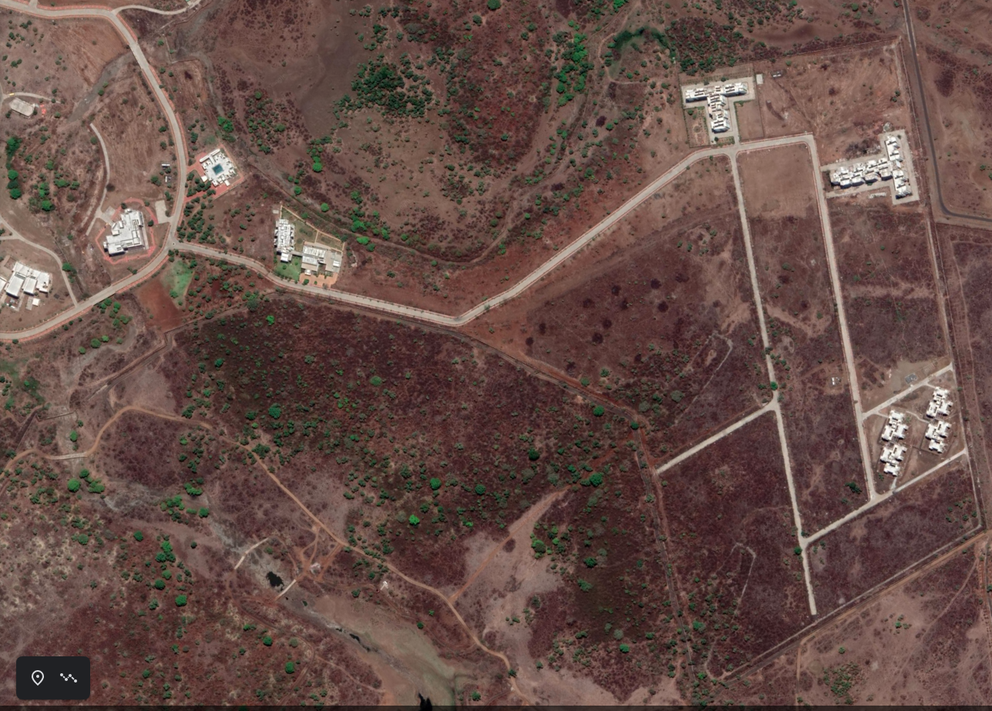
#> input picture images/original2.png, 992 x 711 px, shrunk from 1287 x 923 before the run
$ python all.py
#> lines starting #> are read from the running program, lines starting #| are printed output that depends on the picture
import cv2 as cv
import matplotlib.pyplot as plt

imgpath = "./images/original2.png"
img = cv.imread(imgpath, 1)
#> img is the input picture: shape (711, 992, 3); mean B, G, R 70.9, 77.2, 101.1
cv.imshow('Original Image', img)

#gaussain filter
temp = img
for i in range(2):
    gaussian3 = temp
    gaussian3 = cv.GaussianBlur(gaussian3, (3, 3), 0)
    gaussian3 = cv.addWeighted(temp, 2, gaussian3, -1, 0)
    temp = gaussian3
cv.imshow('gaussian', gaussian3)

# [7 lines of commented-out code are left out]
edges = cv.Canny(gaussian3,100,200)
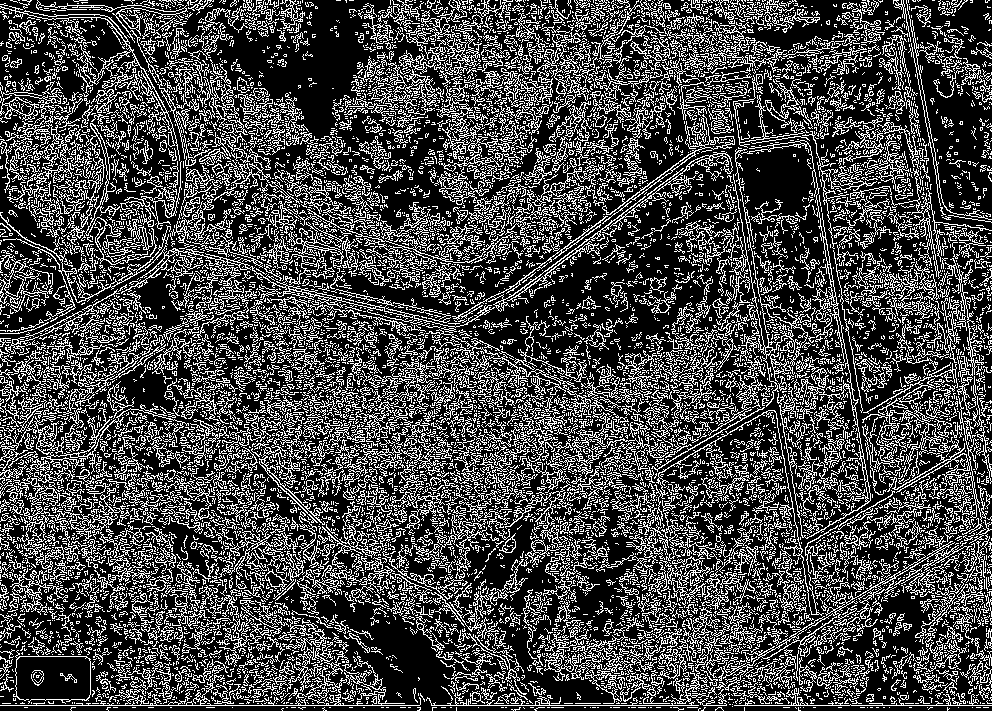
#> edges: shape (711, 992); 28.2% white in thin lines or dots
cv.imshow('edges', edges)


#saving the image
cv.imwrite('Canny.png',edges)

# [6 lines of commented-out code are left out]

cv.waitKey(0)
cv.destroyAllWindows()

$ run again, with images/original4.png copied over images/original2.png
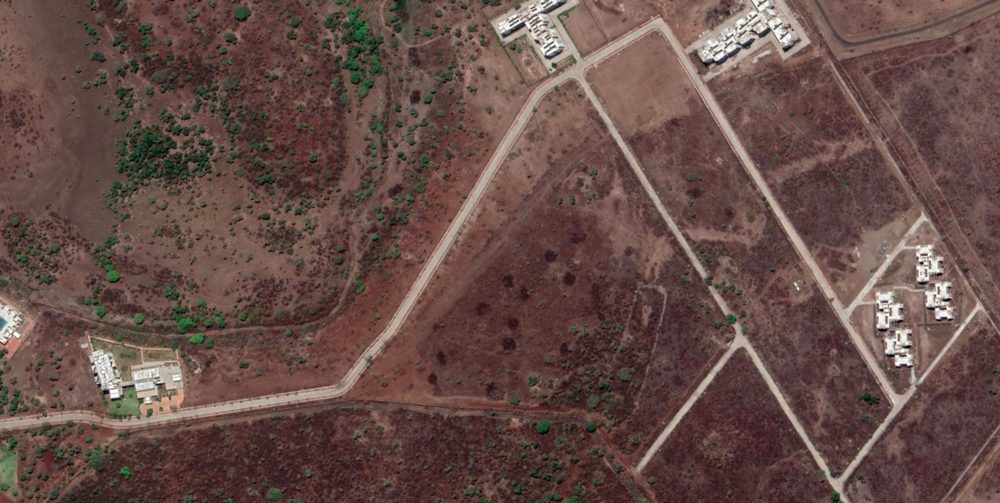
#> input picture images/original4.png, 1000 x 503 px, shrunk from 1586 x 798 before the run
#> img is the input picture: shape (503, 1000, 3); mean B, G, R 71.4, 77.2, 101.7
#> `edges = cv.Canny(gaussian3,100,200)`:
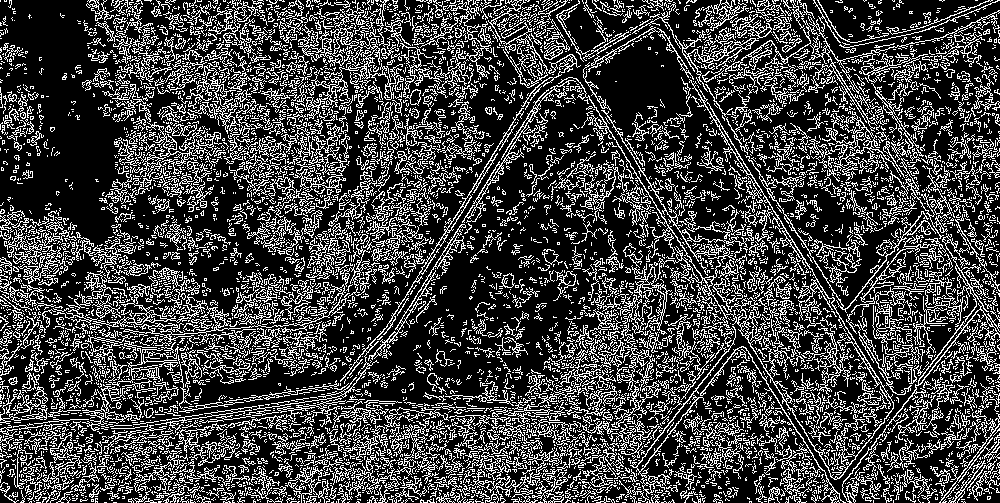
#> edges: shape (503, 1000); 26% white in thin lines or dots

$ run again, with images/Sat1.png copied over images/original2.png
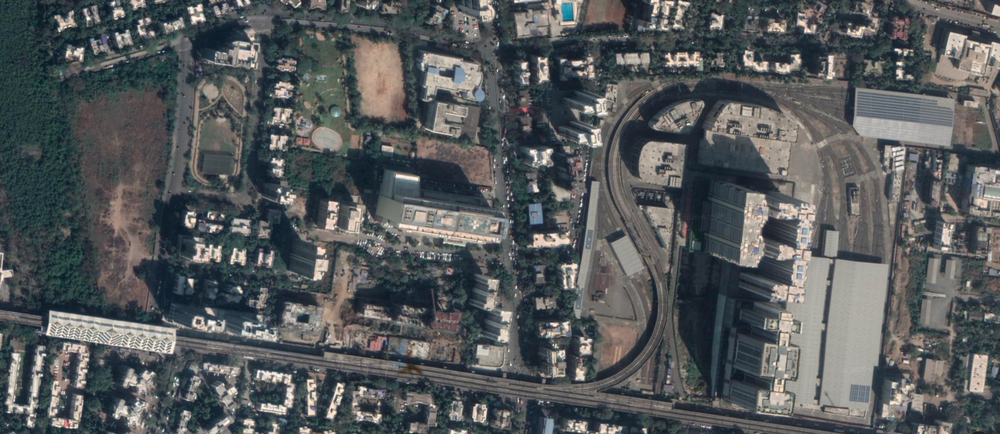
#> input picture images/Sat1.png, 1000 x 434 px, shrunk from 1784 x 774 before the run
#> img is the input picture: shape (434, 1000, 3); mean B, G, R 90.7, 89.4, 85.9
#> the loop `for i in range(2):` made 2 passes
#> pass 2, `gaussian3 = cv.addWeighted(temp, 2, gaussian3, -1, 0)`:
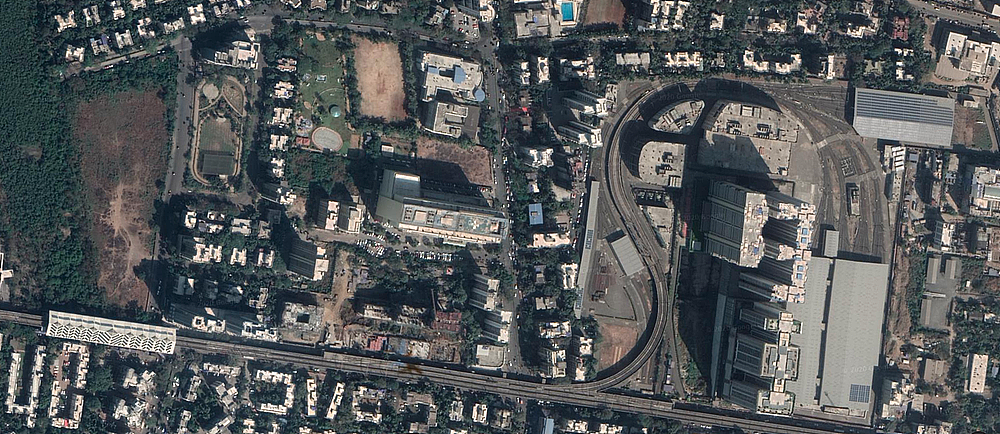
#> gaussian3: shape (434, 1000, 3); mean B, G, R 90.4, 89.1, 85.5
#> `edges = cv.Canny(gaussian3,100,200)`:
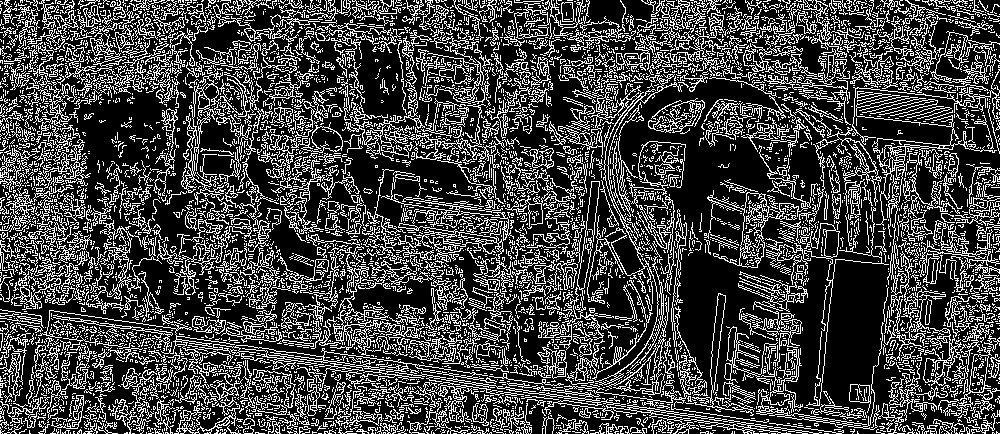
#> edges: shape (434, 1000); 26.7% white in thin lines or dots

$ run again, with images/original.png copied over images/original2.png
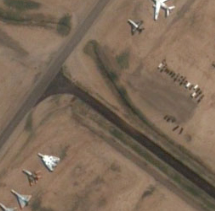
#> input picture images/original.png, 215 x 211 px
#> img is the input picture: shape (211, 215, 3); mean B, G, R 87.8, 106, 125.3
#> `edges = cv.Canny(gaussian3,100,200)`:
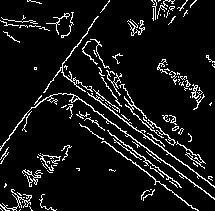
#> edges: shape (211, 215); 8.3% white in thin lines or dots
